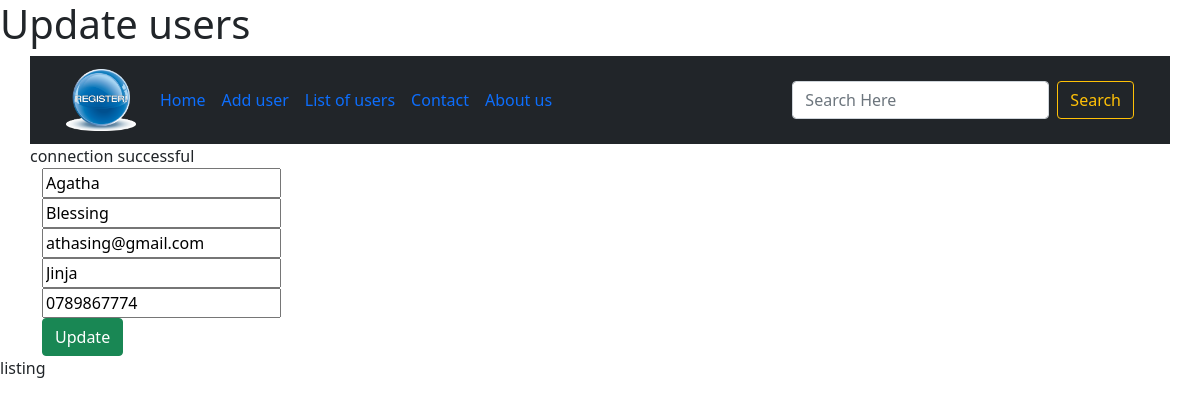
Page /update.php?id=20 on the committed database.
### tables this page shows
CREATE TABLE `registration` (
  `id` int(10) NOT NULL,
  `first_name` varchar(10) NOT NULL,
  `second_name` varchar(10) NOT NULL,
  `addres` varchar(30) NOT NULL,
  `telephone` varchar(12) NOT NULL,
  `email` varchar(100) NOT NULL
);

### includes/process_update.php (called while the page is built, shortened)
<?php
require_once "connect.php";
          if (isset($_GET['id']) && is_numeric($_GET['id'])) {
            $id = $_GET['id'];
             $query = "SELECT * FROM registration WHERE id = ?";
             $stmt = mysqli_prepare($connection,$query);
             mysqli_stmt_bind_param($stmt, "i", $id);
             mysqli_stmt_execute($stmt);
             $result = mysqli_stmt_get_result($stmt);
             $data = mysqli_fetch_assoc($result);
            }
      ?>

### update.php (the view, shortened to what this page needs)
<!DOCTYPE html>
<html lang="en">
<head>
    <h1>Update users</h1>
</head>
<body>
<div class="container">
      <div class="row">
      <?php include 'includes/nav.php'; ?>
      <?php include "includes/process_update.php";?>
        <form action="includes/process_registration.php" method="post">
          <div class="form-group">
            <input type="text" name="first_name"placeholder="First Name" value="<?php echo $data['first_name'];?>">
          </div>
          <div class="form-group">
            <input type="text"name="second_name"placeholder="Second Name" value="<?php echo $data['second_name'];?>">
          </div>
          <div class="form-group">
            <input type="text"name="email" placeholder="Email" value="<?php echo $data['email'];?>">
          </div>
          <div class="form-group">
            <input type="text"name="addres"placeholder="Addres" value="<?php echo $data['addres'];?>">
          </div>
          <div class="form-group">
            <input type="number"name="telephone"placeholder="Telephone" value="<?php echo $data['telephone'];?>">
          </div>
          <button type="submit" class="btn btn-success">Update</button>
        </form>
      </div>
      </div>
</body>
<html>listing</html>

### rows in the picture
registration: first_name "Agatha", second_name "Blessing", email "athasing@gmail.com", addres "Jinja", telephone "0789867774"
